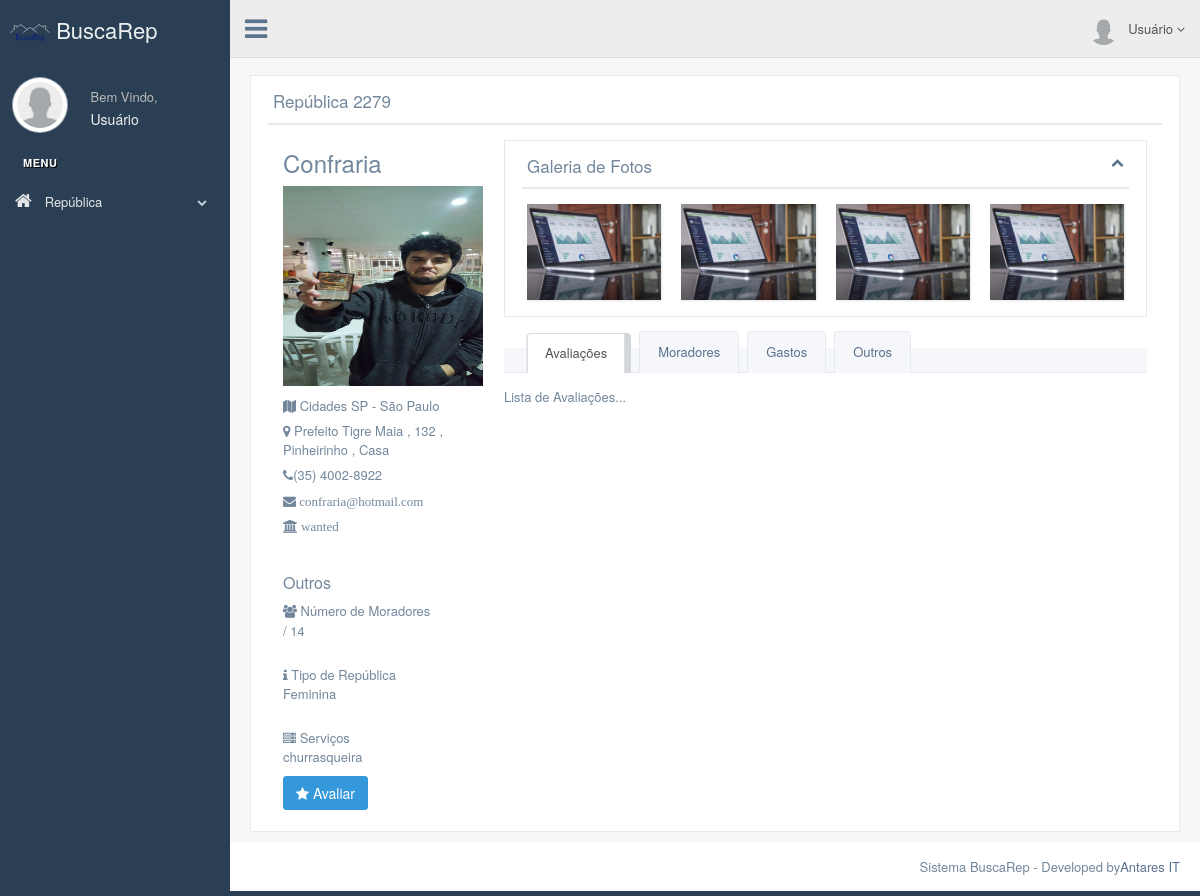
/production/rep_view_page.php?id=2279, run on the app's committed database.
### tables this page shows
CREATE TABLE `republica` (
  `id` int(5) NOT NULL,
  `name` varchar(25) NOT NULL,
  `type` varchar(10) NOT NULL,
  `state` varchar(20) NOT NULL,
  `city` varchar(30) NOT NULL,
  `street` varchar(45) NOT NULL,
  `neighborhood` varchar(20) NOT NULL,
  `number` int(4) NOT NULL,
  `complement` varchar(15) NOT NULL,
  `email` varchar(45) NOT NULL,
  `phone` varchar(20) NOT NULL,
  `qtd` int(2) NOT NULL,
  `services` varchar(80) NOT NULL,
  `agency` varchar(20) NOT NULL,
  `img_name` varchar(40) NOT NULL
);

### production/rep_view_page.php (the view, shortened to what this page needs)
<?php
include_once __DIR__ . '/connection/connect.php';
$id = $_GET['id'];
$comando = "SELECT * FROM republica WHERE id=('$id')";
$resultado = $conn->query($comando);
?>
<!DOCTYPE html>
<html lang="en">
  <head>
    <link href="../vendors/bootstrap/dist/css/bootstrap.min.css" rel="stylesheet">
    <link href="../vendors/font-awesome/css/font-awesome.min.css" rel="stylesheet">
    <link href="../vendors/nprogress/nprogress.css" rel="stylesheet">
    <link href="../build/css/custom.min.css" rel="stylesheet">
  </head>
  <body class="nav-md">
    <div class="container body">
      <div class="main_container">
        <div class="col-md-3 left_col">
          <div class="left_col scroll-view">
			<div class="navbar nav_title" style="border: 0;"><a href="loged_page_user.php" class="site_title"> <img src="images/buscarep.png" width="40" height="40"> BuscaRep</a></div>
            <div class="profile clearfix">
              <div class="profile_pic">
                <img src="images/user.png" alt="..." class="img-circle profile_img">
              </div>
              <div class="profile_info">
                <span>Bem Vindo,</span>
                <h2>Usuário</h2>
              </div>
              <div class="clearfix"></div>
            </div>
            <br />
            <div id="sidebar-menu" class="main_menu_side hidden-print main_menu">
              <div class="menu_section">
                <h3>Menu</h3>
                <ul class="nav side-menu">
                  <li><a><em class="fa fa-home"></em> República <span class="fa fa-chevron-down"></span></a>
                  </li>
                </ul>
              </div>
            </div>
          </div>
        </div>
        <div class="top_nav">
          <div class="nav_menu">
            <nav>
              <div class="nav toggle">
                <a id="menu_toggle"><i class="fa fa-bars"></i></a>
              </div>
              <ul class="nav navbar-nav navbar-right">
                <li class="">
                  <a href="javascript:;" class="user-profile dropdown-toggle" data-toggle="dropdown" aria-expanded="false">
                    <img src="images/user.png" alt="">Usuário
                    <span class=" fa fa-angle-down"></span>
                  </a>
                </li>
              </ul>
            </nav>
          </div>
        </div>
        <div class="right_col" role="main">
          <div class="">
            <div class="page-title">
            </div>
			<?php while($dado = mysqli_fetch_array($resultado)){ ?>
            <div class="row">
              <div class="col-md-12 col-sm-12 col-xs-12"> <div class="x_panel">
                  <div class="x_title">
                    <h2>República <?php echo $dado["id"]; ?></h2>
                    <div class="clearfix"></div>
                  </div>
                  <div class="x_content">
                    <div class="col-md-3 col-sm-3 col-xs-12 profile_left">
                      <div class="profile_img">
                      <h3><?php echo $dado["name"]; ?></h3>
                        <div id="crop-avatar">
                          <img src="upload/<?php echo $dado["img_name"];?>" width="200px"
						  height="200px" alt="Avatar">
                        </div>
                      </div>
                      <ul class="list-unstyled user_data">
                        <li><em class="fa fa-map user-profile-icon"></em> <?php echo $dado["city"];?> - <?php echo $dado["state"];?></li>
                        <li><em class="fa fa-map-marker user-profile-icon"></em> <?php echo $dado["street"];?> , <?php echo $dado["number"];?> , <?php echo $dado["neighborhood"];?> , <?php echo $dado["complement"]; ?></li>
                        <li>
                          <i class="fa fa-phone user-profile-icon"></i><?php echo $dado["phone"]; ?>
                        </li>
                        <li class="m-top-xs">
                          <i class="fa fa-envelope user-profile-icon"> <?php echo $dado["email"]; ?></i>
                        </li>
                       <li class="m-top-xs">
                          <i class="fa fa-institution user-profile-icon"> <?php echo $dado["agency"]; ?></i>
                        </li>
                      </ul>
                    <br>
                      <h4>Outros</h4>
                      <ul class="list-unstyled user_data">
                        <li>
                          <p> <em class="fa fa-group user-profile-icon"></em> Número de Moradores </p>
                          <p><?php echo $dado["dweller"]; ?> / <?php echo $dado["qtd"]; ?></p>
                        </li>
                        <li>
                          <p> <br><em class="fa fa-info user-profile-icon"></em> Tipo de República <p><?php echo $dado["type"]; ?></p></p>
                        </li>
                        <li>
                          <p> <br><em class="fa fa-server user-profile-icon"></em> Serviços <p></p><p><?php echo $dado["services"]; ?></p>
                        </li>
                      </ul>
                      <a class="btn bg-blue" href="rep_ed_page.html"><i class="fa fa-star"></i> Avaliar</a>
                    </div>
                    <div class="col-md-9 col-sm-9 col-xs-12">
				<div class="x_panel">
                  <div class="x_title">
                    <h2>Galeria de Fotos</h2>
                    <ul class="nav navbar-right panel_toolbox">
                      <li><span style="padding-left:100px"><a class="collapse-link"><i class="fa fa-chevron-up"></span></i></a>
                      </li>
                    </ul>
                    <div class="clearfix"></div>
                  </div>
                  <div class="x_content">
                    <div class="row">
                      <div class="col-md-3">
                          <div class="image view view-first">
                            <img style="width: 100%; display: block;" src="images/media.jpg" alt="image" />
                          </div>
                      </div>
                      <div class="col-md-3">
                          <div class="image view view-first">
                            <img style="width: 100%; display: block;" src="images/media.jpg" alt="image" />
                          </div>
                      </div>
                      <div class="col-md-3">
                          <div class="image view view-first">
                            <img style="width: 100%; display: block;" src="images/media.jpg" alt="image" />
                          </div>
                      </div>
                      <div class="col-md-3">
                          <div class="image view view-first">
                            <img style="width: 100%; display: block;" src="images/media.jpg" alt="image" />
                          </div>
                      </div>
	                </div>
                  </div>
                </div>
                      <div class="" role="tabpanel" data-example-id="togglable-tabs">
                        <ul id="myTab" class="nav nav-tabs bar_tabs" role="tablist">
                          <li role="presentation" class="active"><a href="#tab_content1" id="home-tab" role="tab" data-toggle="tab" aria-expanded="true">Avaliações</a>
                          </li>
                          <li role="presentation" class=""><a href="#tab_content2" role="tab" id="profile-tab" data-toggle="tab" aria-expanded="false">Moradores</a>
                          </li>
                          <li role="presentation" class=""><a href="#tab_content3" role="tab" id="profile-tab2" data-toggle="tab" aria-expanded="false">Gastos</a>
                          </li>
                          <li role="presentation" class=""><a href="#tab_content4" role="tab" id="profile-tab2" data-toggle="tab" aria-expanded="false">Outros</a>
                          </li>
                        </ul>
                        <div id="myTabContent" class="tab-content">
                          <div role="tabpanel" class="tab-pane fade active in" id="tab_content1" aria-labelledby="home-tab">
							<p>Lista de Avaliações...</p>
                          </div>
                        </div>
                      </div>
                    </div>
                  </div>
                </div></div>
                </div>
              </div>
            </div>
          </div>
          <?php } ?>
        </div>
        <footer>
          <div class="pull-right">
            Sistema BuscaRep - Developed by<a href="https://antaresit.com">Antares IT</a>
          </div>
          <div class="clearfix"></div>
        </footer>
  </body>
</html>

### data on the page
republica: id "2279", name "Confraria", img_name (picture), city "Cidades SP", state "São Paulo", street "Prefeito Tigre Maia", number "132", neighborhood "Pinheirinho", complement "Casa", phone "(35) 4002-8922", email "confraria@hotmail.com", agency "wanted", qtd "14", type "Feminina", services "churrasqueira"
